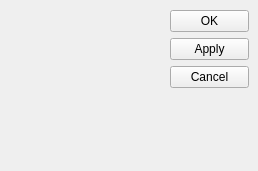
<?xml version="1.0" encoding="UTF-8"?>
<ui version="4.0">
 <class>PrimaryDialog</class>
 <widget class="QWidget" name="PrimaryDialog">
  <property name="geometry">
   <rect>
    <x>0</x>
    <y>0</y>
    <width>258</width>
    <height>171</height>
   </rect>
  </property>
  <property name="windowTitle">
   <string>Primary Property</string>
  </property>
  <widget class="PrimaryForm" name="primaryProperty" native="true">
   <property name="geometry">
    <rect>
     <x>10</x>
     <y>10</y>
     <width>150</width>
     <height>150</height>
    </rect>
   </property>
  </widget>
  <widget class="QWidget" name="layoutWidget">
   <property name="geometry">
    <rect>
     <x>170</x>
     <y>10</y>
     <width>79</width>
     <height>149</height>
    </rect>
   </property>
   <layout class="QVBoxLayout" name="verticalLayout_2">
    <item>
     <layout class="QVBoxLayout" name="verticalLayout">
      <item>
       <widget class="QPushButton" name="okPushButton">
        <property name="text">
         <string>OK</string>
        </property>
       </widget>
      </item>
      <item>
       <widget class="QPushButton" name="applyPushButton">
        <property name="text">
         <string>Apply</string>
        </property>
       </widget>
      </item>
      <item>
       <widget class="QPushButton" name="cancelPushButton">
        <property name="text">
         <string>Cancel</string>
        </property>
       </widget>
      </item>
     </layout>
    </item>
    <item>
     <spacer name="verticalSpacer">
      <property name="orientation">
       <enum>Qt::Vertical</enum>
      </property>
      <property name="sizeHint" stdset="0">
       <size>
        <width>20</width>
        <height>58</height>
       </size>
      </property>
     </spacer>
    </item>
   </layout>
  </widget>
 </widget>
 <customwidgets>
  <customwidget>
   <class>PrimaryForm</class>
   <extends>QWidget</extends>
   <header>Ui/PrimaryForm.h</header>
   <container>1</container>
  </customwidget>
 </customwidgets>
 <resources/>
 <connections/>
</ui>
